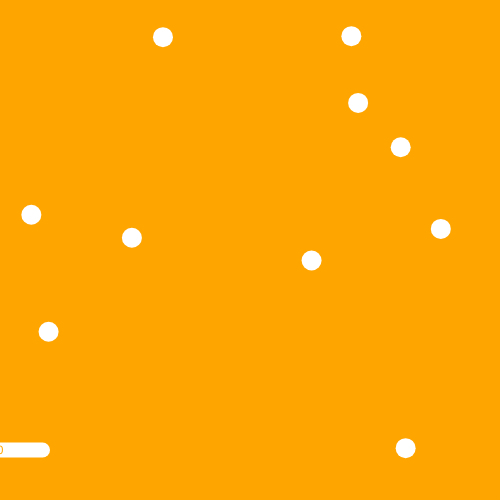
Frame 1 (no input)
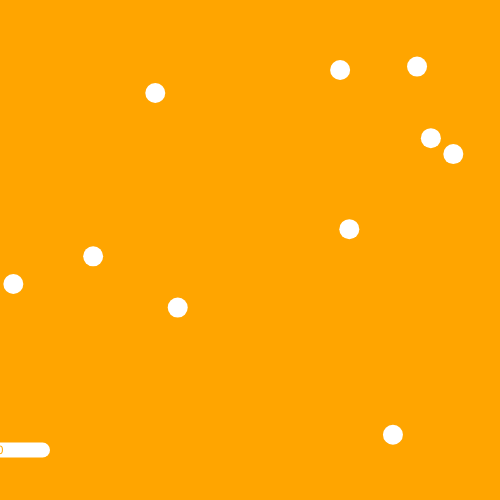
Frame 60 (no input)
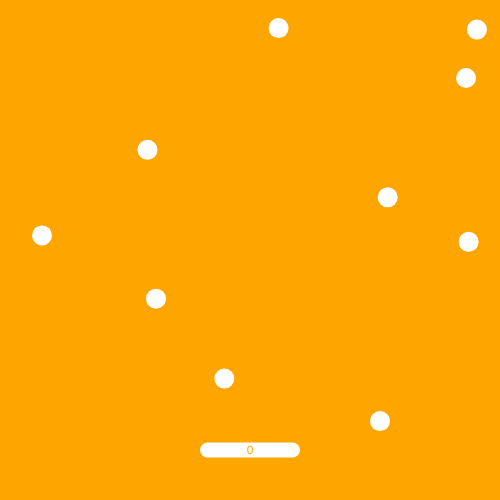
Frame 120 (the mouse pressed at the canvas centre since frame 60)

The p5.js sketch that drew these frames (run headless with seeded random() and noise() and a simulated clock; from frame 60 on, the mouse is pressed at the canvas centre):

// p5.js sketch
// ── sketch.js
var score = 0;

// empty arrays
var x = [];
var y = [];
var xSpeed = [];
var ySpeed = [];

function setup() {
    createCanvas(500,500);
    rectMode(CENTER);
    textAlign(CENTER);
    
    for (var i=0; i < 10; i++) {
        // randomize position in two dimensions -> x and y variables
        x[i] = random(width);
        y[i] = random(height);
        // this makes random values between -2 and +2
        xSpeed[i] = random(-2,2);
        ySpeed[i] = random(-2,2);
        
    }
}

function draw() { // updates 60 times a second
    background('orange');
    fill(255);
    noStroke();
    // for loop to make multiple balls
    // init, test, update
    // ten balls, background will stop it from staying, run random in the setup
    for (var i=0; i < 10; i++) {
        // this makes it move
        x[i] += xSpeed[i];
        y[i] += ySpeed[i];
        ellipse(x[i],y[i],20,20)
        
        // if y position is less than 0 (beyond top), then take ySpeed and multiply by -1
        // || means or
        if (y[i] < 10) {
            ySpeed[i] *= -1; // ySpeed[i] = -ySpeed[i]
        }
        if (x[i] < 10 || x[i] > width - 10) {
            xSpeed[i] *= -1; // ySpeed[i] = -ySpeed[i]
        }
        // if ellipse X position minus X position of mouse (paddle) is less than the width of the paddle
        // absolute value to ignore the negative
        // && means and
        if (y[i] > height-65 && abs(x[i] - mouseX) < width/5/2){
            ySpeed[i] *= -1;
            score += 1;
        }
    }
    rect(mouseX,height-50,width/5,15,10);
    fill('orange');
    text(score,mouseX,height-46);
}
